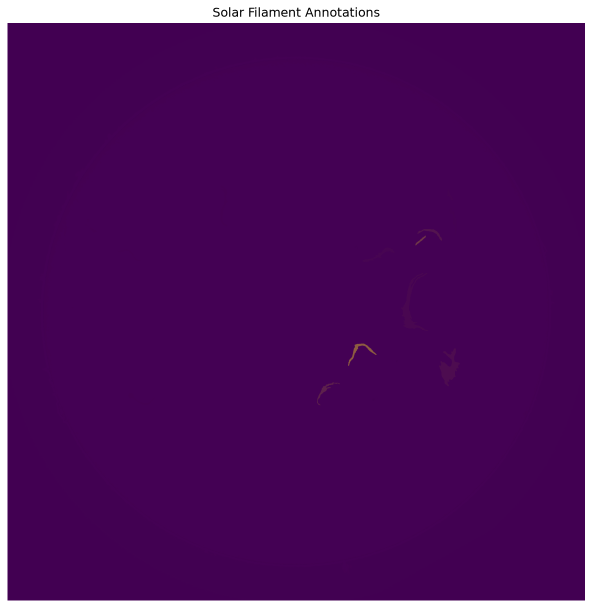
#> input picture filament_visualization.png, 1185 x 1216 px (shown at 1/2 size)
$ python -i preprocess.py   (imports and definitions only)
#> lines starting #> are read from the running program, lines starting #| are printed output that depends on the picture; after the words box and inside, x2 and y2 are one past the last pixel; in counts of white or black regions, pixels touching at a corner belong together
"""Solar-disk detection and limb-darkening correction for GONG H-alpha images.

The disk is brighter at the centre than at the limb, and brightness varies
between observatories and observing conditions. Dividing by the radial
intensity profile flattens the disk so filaments appear as a consistent
negative contrast, which makes thresholds and models transfer across images.
"""
from __future__ import annotations

from dataclasses import dataclass

import cv2
import numpy as np
from scipy.ndimage import median_filter

CONTRAST_SCALE = 0.1  # a filament ~20-30% darker than its surroundings maps to about -2..-3
CLIP = 4.0


@dataclass
class Disk:
    cx: float
    cy: float
    r: float

    def mask(self, shape: tuple[int, int], margin: float = 0.0) -> np.ndarray:
        yy, xx = np.ogrid[: shape[0], : shape[1]]
        return (xx - self.cx) ** 2 + (yy - self.cy) ** 2 <= (self.r - margin) ** 2


def find_disk(img: np.ndarray) -> Disk:
    """Fit the solar disk as the enclosing circle of the largest bright blob."""
    h, w = img.shape
    scale = 512 / max(h, w)
    small = cv2.resize(img, None, fx=scale, fy=scale, interpolation=cv2.INTER_AREA)
    small = cv2.GaussianBlur(small, (5, 5), 0)
    _, binary = cv2.threshold(small, 0, 255, cv2.THRESH_BINARY + cv2.THRESH_OTSU)
    contours, _ = cv2.findContours(binary, cv2.RETR_EXTERNAL, cv2.CHAIN_APPROX_SIMPLE)
    if contours:
        largest = max(contours, key=cv2.contourArea)
        if cv2.contourArea(largest) > 0.1 * small.size:
            (cx, cy), r = cv2.minEnclosingCircle(largest)
            return Disk(cx / scale, cy / scale, r / scale)
    return Disk(w / 2, h / 2, 0.45 * min(h, w))  # fallback: centred disk


def radial_profile(img: np.ndarray, disk: Disk, bin_px: int = 4) -> tuple[np.ndarray, np.ndarray]:
    """Mean intensity as a function of radius (smoothed), plus each pixel's radial bin."""
    yy, xx = np.indices(img.shape)
    r = np.sqrt((xx - disk.cx) ** 2 + (yy - disk.cy) ** 2)
    bins = (r / bin_px).astype(np.int32)
    n_bins = int(disk.r / bin_px) + 2
    inside = bins < n_bins
    sums = np.bincount(bins[inside], weights=img[inside].astype(np.float64), minlength=n_bins)
    counts = np.bincount(bins[inside], minlength=n_bins)
    profile = sums / np.maximum(counts, 1)
    # Median filtering keeps the profile from being pulled down by large filaments or sunspots.
    profile = median_filter(profile, size=9, mode="nearest")
    return profile, np.minimum(bins, n_bins - 1)


def normalize(img: np.ndarray) -> tuple[np.ndarray, Disk]:
    """uint8 H-alpha image -> float32 contrast image (disk background ~0, filaments < 0).

    Pixels outside the disk are set to 0.
    """
    disk = find_disk(img)
    profile, bins = radial_profile(img, disk)
    background = np.maximum(profile[bins], 1.0)
    contrast = (img.astype(np.float32) / background - 1.0) / CONTRAST_SCALE
    contrast = np.clip(contrast, -CLIP, CLIP)
    contrast[~disk.mask(img.shape, margin=2)] = 0.0
    return contrast.astype(np.float32), disk

>>> import cv2
>>> picture = cv2.imread('../filament_visualization.png', cv2.IMREAD_GRAYSCALE)
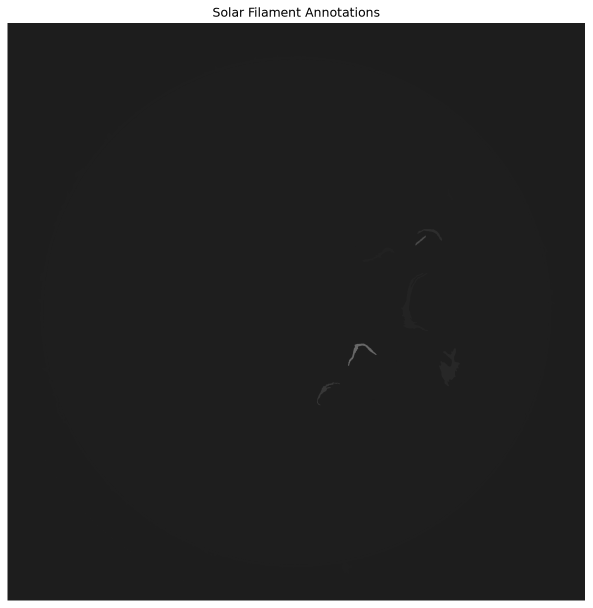
#> picture: shape (1216, 1185) (shown at 1/2 size); min 0, max 255, mean 46.1
>>> result = normalize(picture)
#> in find_disk, `small = cv2.resize(img, None, fx=scale, fy=scale, interpolation=cv2.IN..`:
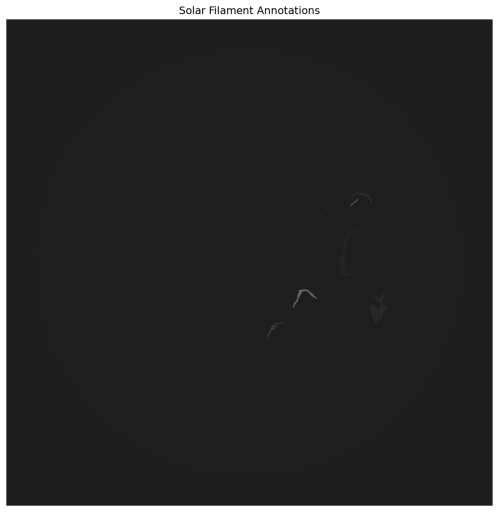
#> small: shape (512, 499); min 19, max 255, mean 46.1
#> in find_disk, `_, binary = cv2.threshold(small, 0, 255, cv2.THRESH_BINARY + cv2.THRES..`:
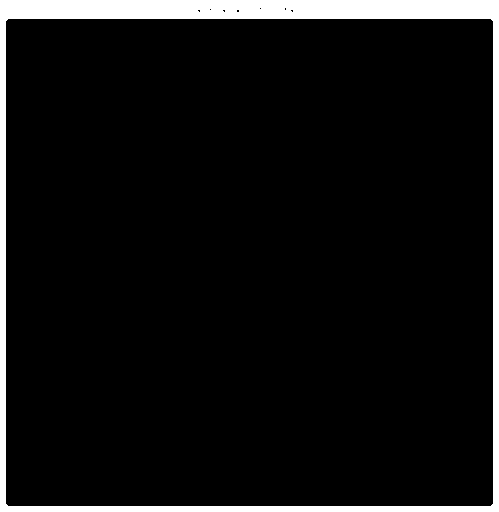
#> binary: shape (512, 499); 7.2% white; 1 white region, box (x1, y1, x2, y2) and area: (0, 0, 499, 512) 18314
#> in find_disk, `contours, _ = cv2.findContours(binary, cv2.RETR_EXTERNAL, cv2.CHAIN_AP..`: contours = [[[0, 0], [0, 511], [498, 511], [498, 0]]]
#> in find_disk, `largest = max(contours, key=cv2.contourArea)`: largest = [[0, 0], [0, 511], [498, 511], [498, 0]]
#> in find_disk, `(cx, cy), r = cv2.minEnclosingCircle(largest)`: cx = 249; cy = 255.5; r = 356.8
#> in radial_profile, `sums = np.bincount(bins[inside], weights=img[inside].astype(np.float64..`: sums = 213 values, max 1215246 at index 151, min 1275 at index 212, mean 311692.5
#> in radial_profile, `profile = sums / np.maximum(counts, 1)`: profile = 213 values, max 255 at index 207, min 29 at index 138, mean 59.33
#> in radial_profile, `profile = median_filter(profile, size=9, mode="nearest")`: profile = 213 values, max 255 at index 207, min 29 at index 135, mean 59.22
#> in normalize, `profile, bins = radial_profile(img, disk)`:
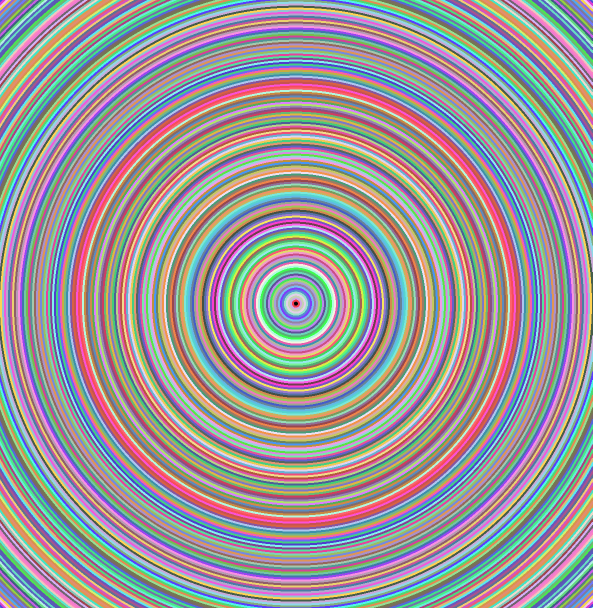
#> bins: shape (1216, 1185) int32 (shown at 1/2 size); 213 distinct labels, from 0 to 212; one colour per label, 0 black
#> in normalize, `background = np.maximum(profile[bins], 1.0)`:
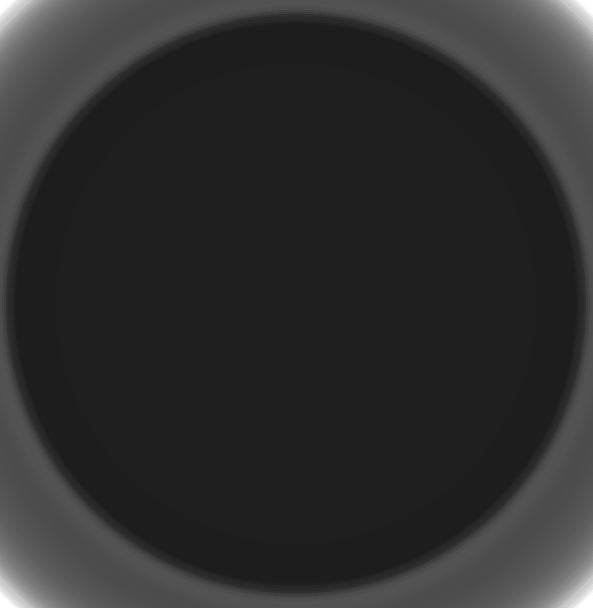
#> background: shape (1216, 1185) float64 (shown at 1/2 size); min 29, max 255, mean 45.9
#> in normalize, `contrast = (img.astype(np.float32) / background - 1.0) / CONTRAST_SCALE`:
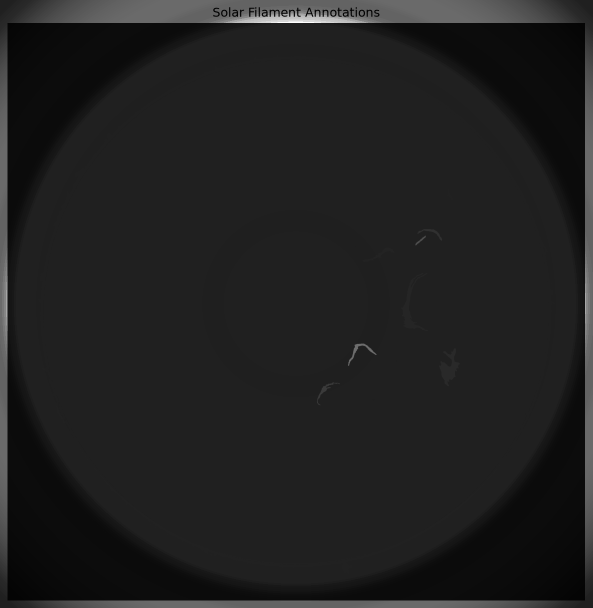
#> contrast: shape (1216, 1185) float64 (shown at 1/2 size); min -10, max 69.12, mean 0; drawn with min black and max white
#> in normalize, `contrast = np.clip(contrast, -CLIP, CLIP)`:
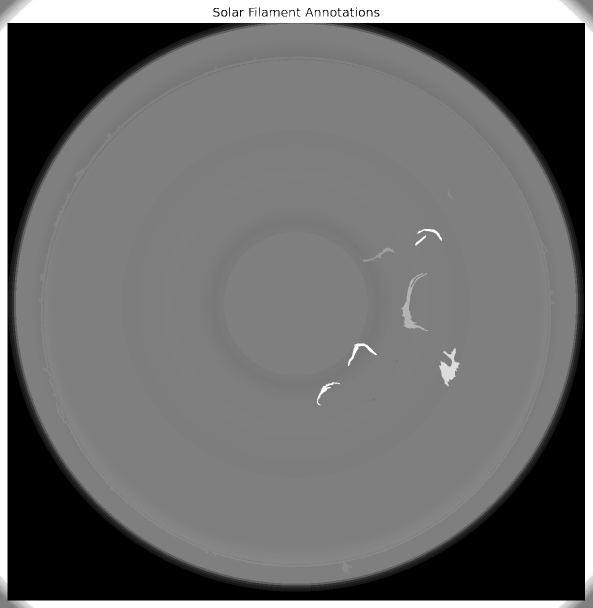
#> contrast: shape (1216, 1185) float64 (shown at 1/2 size); min -4, max 4, mean -0.634; drawn with min black and max white
